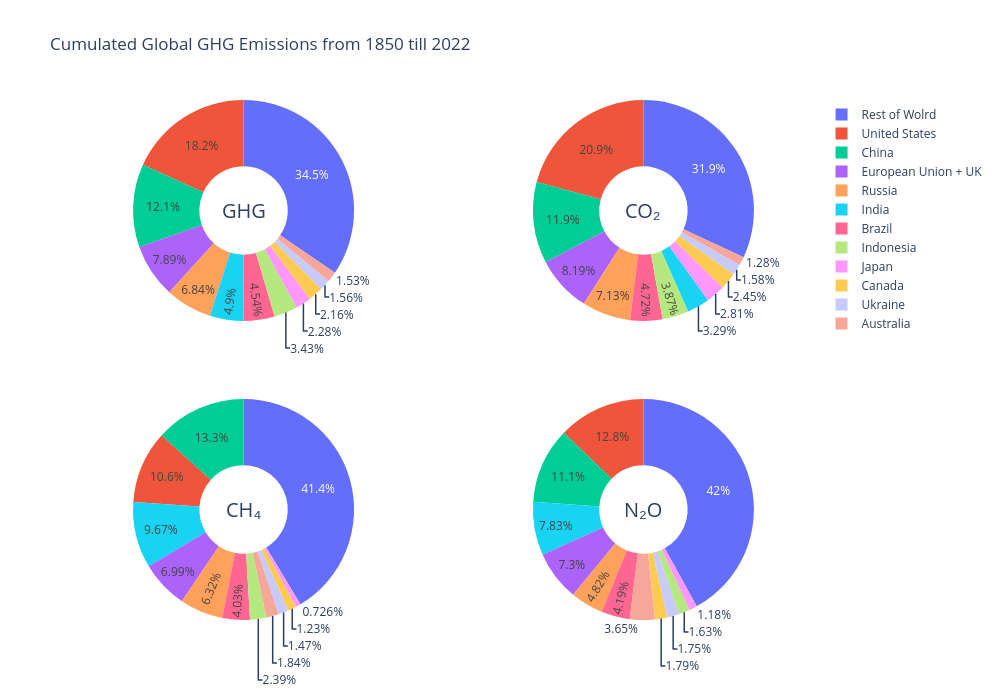

The notebook cell this image was saved under:
### Markdown cell above
We now have everything necessary to create some pie charts. In order to make the charts easier to read, I define a new aggregate called "Rest of World", in which I include all countries that had a total cumulative GHG emission smaller than 50 billion tonnes of CO2 equivalents.

### Code cell
# amount of total GHG emissions under which countries are labelled
# under 'Rest of World'
cutoff = 5e10

df_plot_2 = df_ghg_total
df_plot_2 = df_plot_2.drop(193)  # drop the entry corresponding to "World"

# aggregate the EU countries + UK
df_plot_2.loc[
    df_plot_2['entity'].isin(eu_countries_28_list),
    'entity'
    ] = 'European Union + UK'
# group the smaller ghg producers under "Rest of World"
df_plot_2.loc[
    df_plot_2['ghg_in_co2_equivalents_cumul'] < cutoff,
    'entity'
    ] = 'Rest of Wolrd'


# create subplots
fig = make_subplots(
    rows=2,
    cols=2,
    specs=[
        [{'type': 'domain'}, {'type': 'domain'}],
        [{'type': 'domain'}, {'type': 'domain'}]
    ]
)

# add the 4 pie charts
fig.add_trace(
    go.Pie(
        labels=df_plot_2['entity'],
        values=df_plot_2['ghg_in_co2_equivalents_cumul'],
        name="GHG Emissions"
    ),
    1, 1
)

fig.add_trace(
    go.Pie(
        labels=df_plot_2['entity'],
        values=df_plot_2['co2_cumul'],
        name="CO₂ Emissions"
    ),
    1, 2
)

fig.add_trace(
    go.Pie(
        labels=df_plot_2['entity'],
        values=df_plot_2['ch4_in_co2_equivalents_cumul'],
        name="CH₄ Emissions"
    ),
    2, 1
)

fig.add_trace(
    go.Pie(
        labels=df_plot_2['entity'],
        values=df_plot_2['n2o_in_co2_equivalents_cumul'],
        name="N₂O Emissions"
    ),
    2, 2
)

# transform the pie charts into donut-like pie charts by using `hole`
fig.update_traces(hole=.4, hoverinfo="label+percent+name")

fig.update_layout(
    title_text="Cumulated Global GHG Emissions from 1850 till 2022",
    height=700,
    width=1000,
    # Add annotations in the center of the donut holes
    annotations=[
        dict(
            text='GHG',
            x=sum(fig.get_subplot(1, 1).x) / 2,
            y=sum(fig.get_subplot(1, 1).y) / 2,
            font_size=20,
            showarrow=False,
            xanchor="center",
            yanchor="middle",
        ),
        dict(
            text='CO₂',
            x=sum(fig.get_subplot(1, 2).x) / 2,
            y=sum(fig.get_subplot(1, 2).y) / 2,
            font_size=20,
            showarrow=False,
            xanchor="center",
            yanchor="middle",
        ),
        dict(
            text='CH₄',
            x=sum(fig.get_subplot(2, 1).x) / 2,
            y=sum(fig.get_subplot(2, 1).y) / 2,
            font_size=20,
            showarrow=False,
            xanchor="center",
            yanchor="middle",
        ),
        dict(
            text='N₂O',
            x=sum(fig.get_subplot(2, 2).x) / 2,
            y=sum(fig.get_subplot(2, 2).y) / 2,
            font_size=20,
            showarrow=False,
            xanchor="center",
            yanchor="middle",
        ),
    ],
)

fig.show()

### Figure 1 — Plotly figure (JSON) as saved in the notebook; plotly's stock layout.template omitted (floating-point values rounded to 4 significant figures; data arrays with more than 128 entries replaced by an {"elided": "..."} marker saying what was removed)
{"data": [{"domain": {"x": [0, 0.45], "y": [0.575, 1]}, "hole": 0.4, "hoverinfo": "label+percent+name", "labels": {"elided": "196 str values"}, "name": "GHG Emissions", "type": "pie", "values": {"elided": "196 float values"}}, {"domain": {"x": [0.55, 1], "y": [0.575, 1]}, "hole": 0.4, "hoverinfo": "label+percent+name", "labels": {"elided": "196 str values"}, "name": "CO₂ Emissions", "type": "pie", "values": {"elided": "196 float values"}}, {"domain": {"x": [0, 0.45], "y": [0, 0.425]}, "hole": 0.4, "hoverinfo": "label+percent+name", "labels": {"elided": "196 str values"}, "name": "CH₄ Emissions", "type": "pie", "values": {"elided": "196 float values"}}, {"domain": {"x": [0.55, 1], "y": [0, 0.425]}, "hole": 0.4, "hoverinfo": "label+percent+name", "labels": {"elided": "196 str values"}, "name": "N₂O Emissions", "type": "pie", "values": {"elided": "196 float values"}}], "layout": {"annotations": [{"font": {"size": 20}, "showarrow": false, "text": "GHG", "x": 0.225, "xanchor": "center", "y": 0.7875, "yanchor": "middle"}, {"font": {"size": 20}, "showarrow": false, "text": "CO₂", "x": 0.775, "xanchor": "center", "y": 0.7875, "yanchor": "middle"}, {"font": {"size": 20}, "showarrow": false, "text": "CH₄", "x": 0.225, "xanchor": "center", "y": 0.2125, "yanchor": "middle"}, {"font": {"size": 20}, "showarrow": false, "text": "N₂O", "x": 0.775, "xanchor": "center", "y": 0.2125, "yanchor": "middle"}], "height": 700, "title": {"text": "Cumulated Global GHG Emissions from 1850 till 2022"}, "width": 1000}}
